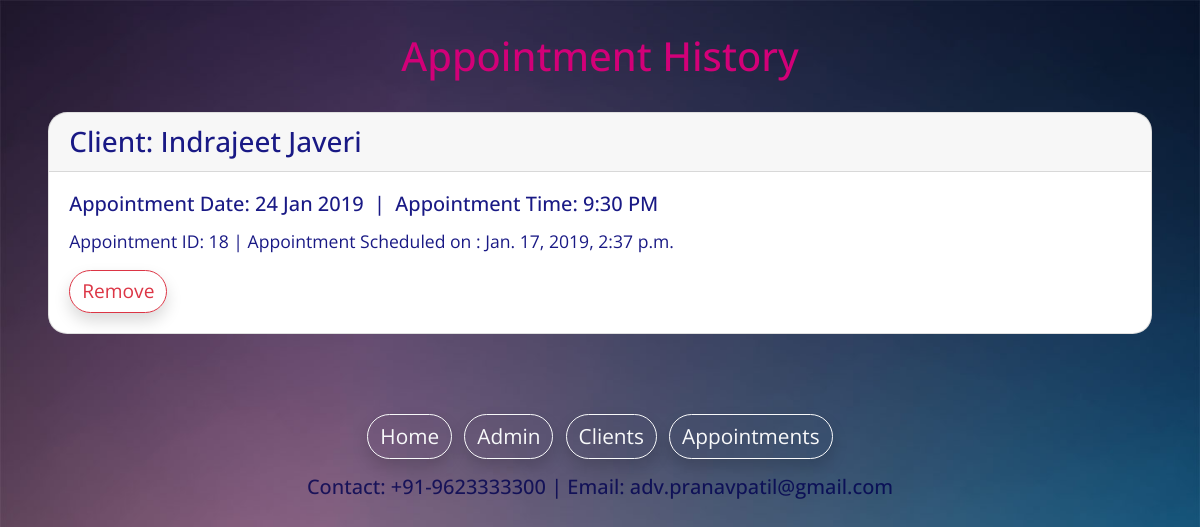
The app's page /appointments with its own data.
### patiladmin/models.py (models this page shows, shortened)
class appointments(models.Model):
    person = models.CharField(max_length=255)
    dtOfApmt = models.CharField(max_length=255)
    tmOfApmt = models.CharField(max_length=255)
    schOn = models.DateTimeField(default=timezone.now, blank=True)
    class Meta:
        verbose_name_plural = "Appointments"

### patiladmin/views.py (the view)
# urls.py: path('appointments', views.appointment),
def appointment(request):
    allAppointments = appointments.objects.all()
    return render(request, 'patiladmin/appointments.html', {'appointments': allAppointments})

### patiladmin/templates/patiladmin/appointments.html (shortened to what this page needs)
{% extends 'patiladmin/baselayout.html' %}
{% load static %}
{% block content%}
<div class="container">
	<link rel="stylesheet" href="https://cdnjs.cloudflare.com/ajax/libs/animate.css/3.7.0/animate.min.css" type="text/css">
	<div class="text-center" style="padding-top: 2rem;color: rgb(210,0,120)">
		<h1>Appointment History</h1>
	</div>
	{% for appointment in appointments %}
	<div style="background-color: rgb(256, 256, 256);color: rgba(0,0,120,0.9);margin: 2rem 0.2rem;border-radius: 1.2rem;"
	 class="card animated fadeIn">
		<h3 class="card-header">Client: {{appointment.person}}</h5>
			<div class="card-body">
				<h5 class="card-title">Appointment Date: {{appointment.dtOfApmt}}&nbsp;&nbsp;|&nbsp;&nbsp;Appointment
					Time: {{appointment.tmOfApmt}}</h5>
				<p class="card-text" style="font-size: 1.1rem;">Appointment ID: <span id="appID{{ forloop.counter }}">{{appointment.id}}</span>
					| Appointment Scheduled on : {{appointment.schOn}}</p>
				<button type="button" id="{{ forloop.counter }}" class="btn btn-outline-danger shadow" style="font-size: 1.2rem;border-radius: 1.5rem;">Remove</button>
			</div>
	</div>
	{% endfor %}
</div>
{% endblock %}

### records on screen
appointments: person "Indrajeet Javeri", dtOfApmt "24 Jan 2019", tmOfApmt "9:30 PM", id "18", schOn "Jan. 17, 2019, 2:37 p.m."
